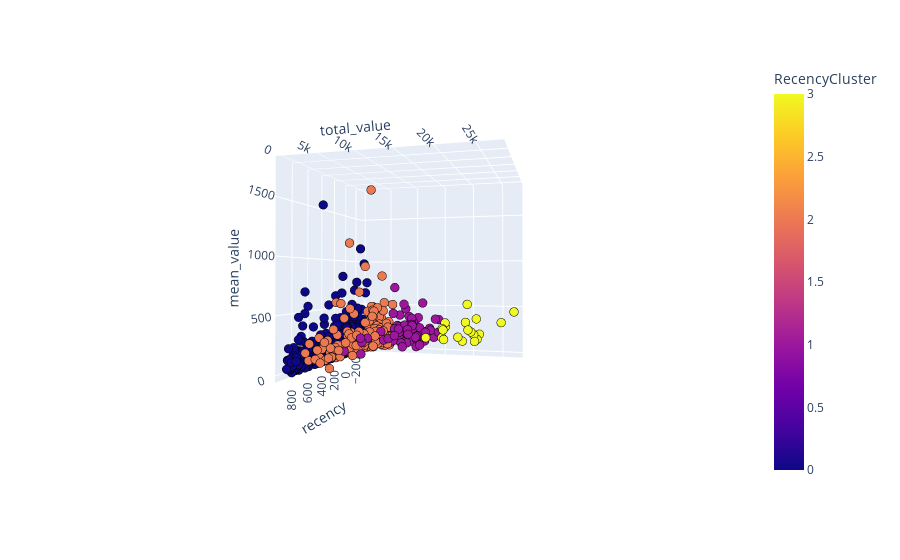
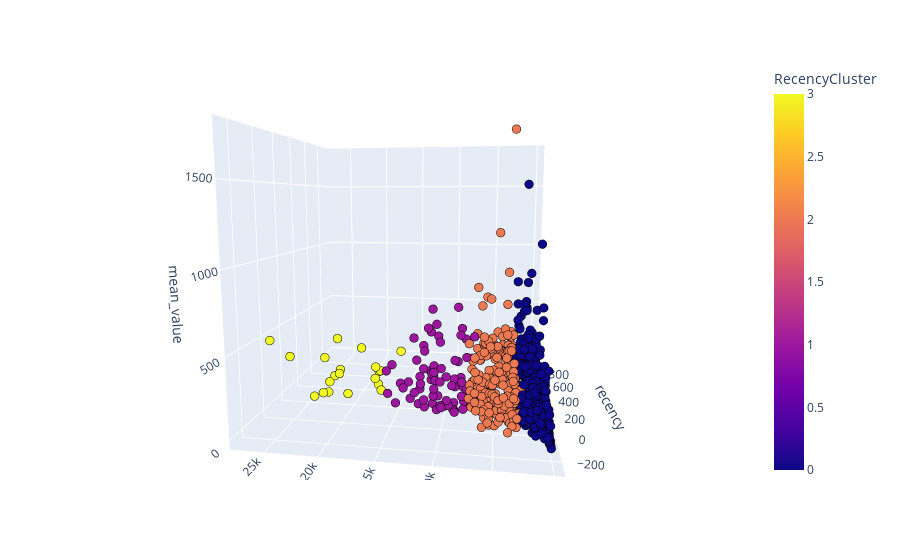

The notebook cell these images were saved under, in order:
### Code cell
import plotly.express as px
fig = px.scatter_3d(target_group, x='recency', y='total_value', z='mean_value',
              color='RecencyCluster')
fig.update_traces(marker=dict(size=3,
                              line=dict(width=2,
                                        color='black')),
                  selector=dict(mode='markers'))
fig.show()

### Figure 1 — Plotly figure (JSON) as saved in the notebook; plotly's stock layout.template omitted (floating-point values rounded to 4 significant figures; data arrays with more than 128 entries replaced by an {"elided": "..."} marker saying what was removed)
{"data": [{"hovertemplate": "recency=%{x}<br>total_value=%{y}<br>mean_value=%{z}<br>RecencyCluster=%{marker.color}<extra></extra>", "legendgroup": "", "marker": {"color": {"elided": "1446 int values"}, "coloraxis": "coloraxis", "line": {"color": "black", "width": 2}, "size": 3, "symbol": "circle"}, "mode": "markers", "name": "", "scene": "scene", "showlegend": false, "type": "scatter3d", "x": {"elided": "1446 int values"}, "y": {"elided": "1446 float values"}, "z": {"elided": "1446 float values"}}], "layout": {"autosize": true, "coloraxis": {"colorbar": {"title": {"text": "RecencyCluster"}}, "colorscale": [[0, "#0d0887"], [0.1111, "#46039f"], [0.2222, "#7201a8"], [0.3333, "#9c179e"], [0.4444, "#bd3786"], [0.5556, "#d8576b"], [0.6667, "#ed7953"], [0.7778, "#fb9f3a"], [0.8889, "#fdca26"], [1, "#f0f921"]]}, "legend": {"tracegroupgap": 0}, "margin": {"t": 60}, "scene": {"aspectmode": "auto", "aspectratio": {"x": 1, "y": 1, "z": 1}, "camera": {"center": {"x": 0, "y": 0, "z": 0}, "eye": {"x": 2.481, "y": 0.7041, "z": -0.03199}, "projection": {"type": "perspective"}, "up": {"x": -0.00217, "y": 0.009683, "z": 1.0}}, "domain": {"x": [0, 1], "y": [0, 1]}, "xaxis": {"title": {"text": "recency"}, "type": "linear"}, "yaxis": {"title": {"text": "total_value"}, "type": "linear"}, "zaxis": {"title": {"text": "mean_value"}, "type": "linear"}}}}

### Figure 2 — Plotly figure (JSON) as saved in the notebook; plotly's stock layout.template omitted (floating-point values rounded to 4 significant figures; data arrays with more than 128 entries replaced by an {"elided": "..."} marker saying what was removed)
{"data": [{"hovertemplate": "recency=%{x}<br>total_value=%{y}<br>mean_value=%{z}<br>RecencyCluster=%{marker.color}<extra></extra>", "legendgroup": "", "marker": {"color": {"elided": "1446 int values"}, "coloraxis": "coloraxis", "line": {"color": "black", "width": 2}, "size": 3, "symbol": "circle"}, "mode": "markers", "name": "", "scene": "scene", "showlegend": false, "type": "scatter3d", "x": {"elided": "1446 int values"}, "y": {"elided": "1446 float values"}, "z": {"elided": "1446 float values"}}], "layout": {"autosize": true, "coloraxis": {"colorbar": {"title": {"text": "RecencyCluster"}}, "colorscale": [[0, "#0d0887"], [0.1111, "#46039f"], [0.2222, "#7201a8"], [0.3333, "#9c179e"], [0.4444, "#bd3786"], [0.5556, "#d8576b"], [0.6667, "#ed7953"], [0.7778, "#fb9f3a"], [0.8889, "#fdca26"], [1, "#f0f921"]]}, "legend": {"tracegroupgap": 0}, "margin": {"t": 60}, "scene": {"aspectmode": "auto", "aspectratio": {"x": 1, "y": 1, "z": 1}, "camera": {"center": {"x": 0, "y": 0, "z": 0}, "eye": {"x": -1.862, "y": -0.2927, "z": 0.263}, "projection": {"type": "perspective"}, "up": {"x": -0.0007195, "y": -0.001509, "z": 1.0}}, "domain": {"x": [0, 1], "y": [0, 1]}, "xaxis": {"title": {"text": "recency"}, "type": "linear"}, "yaxis": {"title": {"text": "total_value"}, "type": "linear"}, "zaxis": {"title": {"text": "mean_value"}, "type": "linear"}}}}
